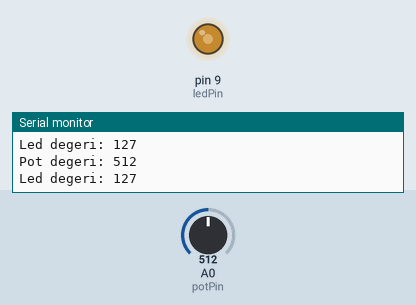
This sketch was run on a simulated Arduino Uno, built with avr-gcc and run on an emulated ATmega328P. On the bench: output pins drawn as LEDs (lit = HIGH), the last lines printed to the serial monitor. The test bench sets the inputs (shaded band); at power-on: A0 (potPin) = 512.

Above: at 1.8 s.
1.9 s: A0 (potPin) set to 716
At 2.6 s:
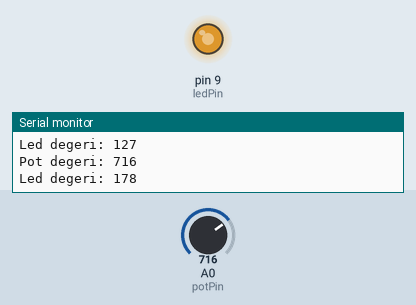
3.5 s: A0 (potPin) set to 900
At 5.2 s:
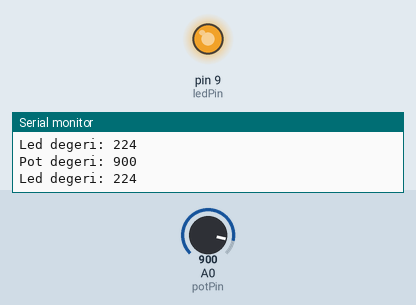
5.5 s: A0 (potPin) set to 122
At 6.9 s:
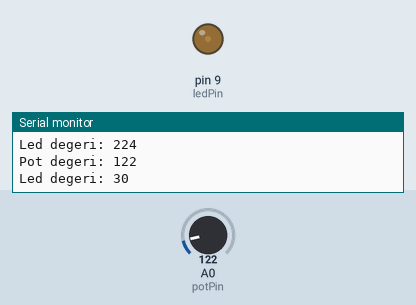
7.5 s: A0 (potPin) set to 0
At 8.5 s:
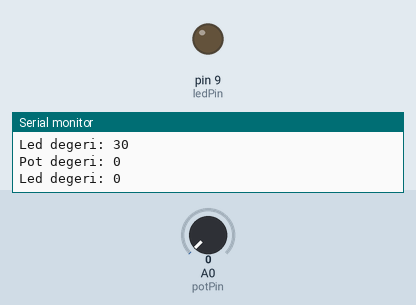
9.5 s: A0 (potPin) set to 511
At 11.3 s:
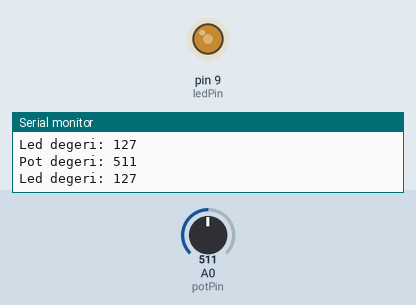
Timing chart, 0 to 12.5 s (numbered marks = the images above; inputs shaded):
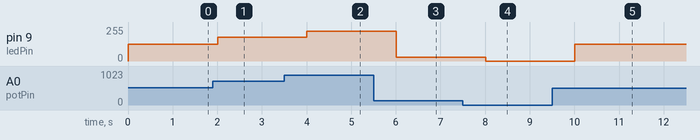

Measured:
- after the input at 1.9 s, pin 9 (ledPin): 127/255 → 178/255 after 0.11 s
- after the input at 3.5 s, pin 9 (ledPin): 178/255 → 224/255 after 0.51 s
- after the input at 5.5 s, pin 9 (ledPin): 224/255 → 30/255 after 0.51 s
- after the input at 7.5 s, pin 9 (ledPin): 30/255 → 0/255 after 0.51 s
- after the input at 9.5 s, pin 9 (ledPin): 0/255 → 127/255 after 0.51 s

The sketch:

pot_deger_ile_led_yakma.ino
```cpp
int potPin=A0;
int potValue=0;
int ledPin=9;
int mapValue=0;

void setup() {
  pinMode(A0, INPUT);
  pinMode(9, OUTPUT);
  Serial.begin(9600);
  Serial.println("Potansiyometre degeri ile led yakma");
}

void loop() {
  potValue=analogRead(potPin);
  mapValue=map(potValue,0,1023,0,255);
  analogWrite(9, mapValue);
  Serial.print("Pot degeri: ");
  Serial.println(potValue);
  Serial.print("Led degeri: ");
  Serial.println(mapValue);
  delay(1000);

}
```
